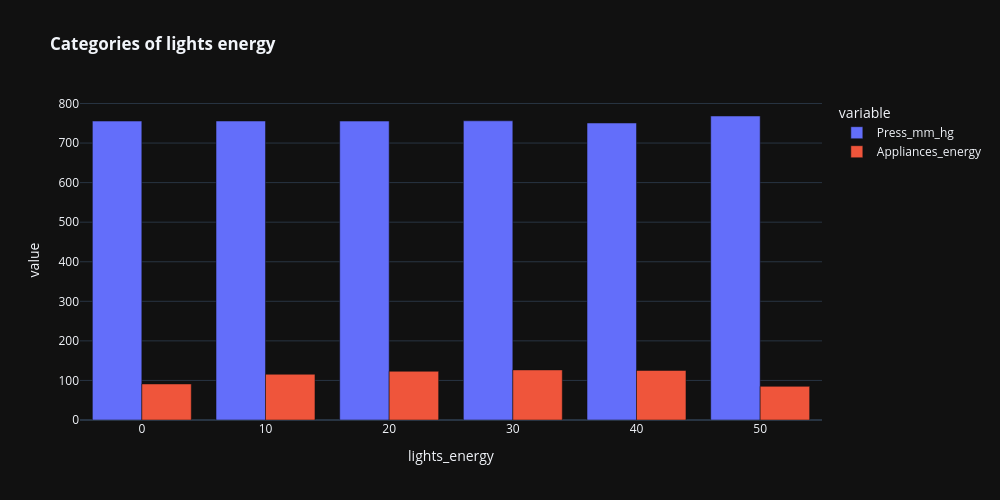

Write notebook code for a chart like this one.
### Code cell
px.bar(data_frame=df_lights_energy[['Press_mm_hg','Appliances_energy']], barmode='group',
       width=1000, height=500,title = "<b>Categories of lights energy</b>",template="plotly_dark")

### Figure 1 — Plotly figure (JSON) as saved in the notebook; plotly's stock layout.template omitted (floating-point values rounded to 4 significant figures)
{"data": [{"alignmentgroup": "True", "hovertemplate": "variable=Press_mm_hg<br>lights_energy=%{x}<br>value=%{y}<extra></extra>", "legendgroup": "Press_mm_hg", "marker": {"color": "#636efa", "pattern": {"shape": ""}}, "name": "Press_mm_hg", "offsetgroup": "Press_mm_hg", "orientation": "v", "showlegend": true, "textposition": "auto", "type": "bar", "x": [0, 10, 20, 30, 40, 50], "xaxis": "x", "y": [755.6, 755.7, 755.5, 756.2, 750.7, 768.4], "yaxis": "y"}, {"alignmentgroup": "True", "hovertemplate": "variable=Appliances_energy<br>lights_energy=%{x}<br>value=%{y}<extra></extra>", "legendgroup": "Appliances_energy", "marker": {"color": "#EF553B", "pattern": {"shape": ""}}, "name": "Appliances_energy", "offsetgroup": "Appliances_energy", "orientation": "v", "showlegend": true, "textposition": "auto", "type": "bar", "x": [0, 10, 20, 30, 40, 50], "xaxis": "x", "y": [91.12, 115.6, 123.1, 126.5, 125.2, 85.0], "yaxis": "y"}], "layout": {"barmode": "group", "height": 500, "legend": {"title": {"text": "variable"}, "tracegroupgap": 0}, "title": {"text": "<b>Categories of lights energy</b>"}, "width": 1000, "xaxis": {"anchor": "y", "domain": [0, 1], "title": {"text": "lights_energy"}}, "yaxis": {"anchor": "x", "domain": [0, 1], "title": {"text": "value"}}}}
